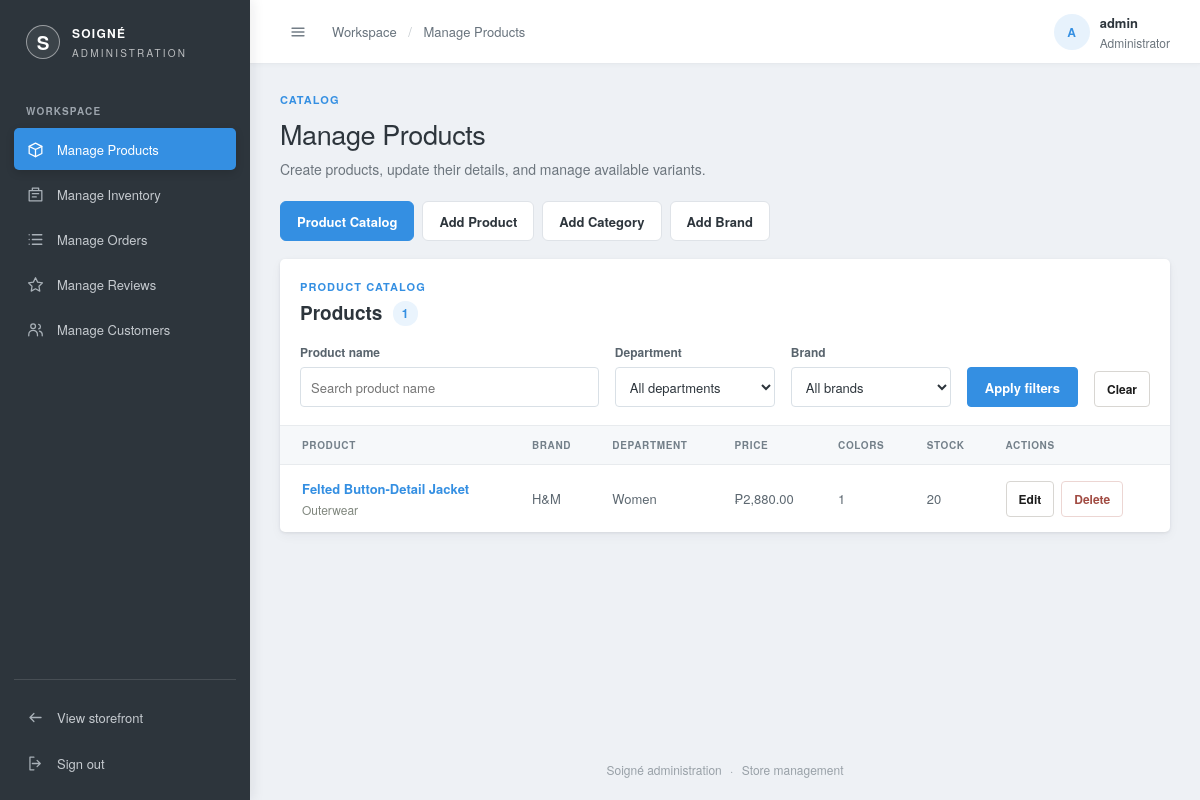
/admin/manage-products/ (signed in), run on the app's committed database.
### tables this page shows
CREATE TABLE products (
  product_id  INT AUTO_INCREMENT PRIMARY KEY,
  supplier_id INT NOT NULL,
  name        VARCHAR(150)  NOT NULL,
  category_id INT NULL,
  department  ENUM('men','women','kids') NOT NULL DEFAULT 'men',
  price       DECIMAL(10,2) NOT NULL,
  description TEXT,
  created_at  DATETIME DEFAULT CURRENT_TIMESTAMP,
  INDEX idx_department (department),
  INDEX idx_products_category_id (category_id),
  FOREIGN KEY (supplier_id) REFERENCES suppliers(supplier_id),
  FOREIGN KEY (category_id) REFERENCES categories(category_id)
    ON UPDATE CASCADE
    ON DELETE SET NULL
);

CREATE TABLE categories (
  category_id INT AUTO_INCREMENT PRIMARY KEY,
  name        VARCHAR(50) NOT NULL UNIQUE
);

CREATE TABLE suppliers (
  supplier_id INT AUTO_INCREMENT PRIMARY KEY,
  name        VARCHAR(120) NOT NULL UNIQUE,
  image       VARCHAR(255) NULL
);

### admin/manage-products/index.php (the view, shortened to what this page needs)
<?php
require_once("../includes/bootstrap.php");
$product_search = trim($_GET['search'] ?? '');
$product_where = "WHERE 1 = 1";
$products = mysqli_fetch_all(mysqli_query($conn,
    "SELECT p.product_id, p.name, c.name AS category, p.department, p.price, s.name AS supplier_name,
            COUNT(DISTINCT pc.product_color_id) AS color_count,
            (SELECT COUNT(*)
             FROM order_items oi
             JOIN product_variants order_variant ON order_variant.variant_id = oi.variant_id
             JOIN product_colors order_color ON order_color.product_color_id = order_variant.product_color_id
             WHERE order_color.product_id = p.product_id) AS order_count,
            COALESCE(SUM(v.stock), 0) AS stock_count
     FROM products p
     JOIN suppliers s ON s.supplier_id = p.supplier_id
     LEFT JOIN categories c ON c.category_id = p.category_id
     LEFT JOIN product_colors pc ON pc.product_id = p.product_id
     LEFT JOIN product_variants v ON v.product_color_id = pc.product_color_id
     $product_where
     GROUP BY p.product_id, p.name, c.name, p.department, p.price, s.name
     ORDER BY p.product_id DESC"
), MYSQLI_ASSOC);
$product_total = count($products);
include("../includes/header.php");
?>
<section class="admin-page-heading">
  <div><p class="admin-eyebrow">CATALOG</p><h1>Manage Products</h1><p>Create products, update their details, and manage available variants.</p></div>
</section>
<div class="admin-panel-tabs catalog-tabs" role="radiogroup" aria-label="Product panels">
  <label for="catalog-view-products">Product Catalog</label>
  <label for="catalog-view-create">Add Product</label>
  <label for="catalog-view-category">Add Category</label>
  <label for="catalog-view-brand">Add Brand</label>
<section class="manage-panel manage-list-panel catalog-products-panel">
  <div class="manage-panel-heading"><div><p class="admin-eyebrow">PRODUCT CATALOG</p><h2>Products <span class="manage-count"><?php echo $product_total; ?></span></h2></div></div>
  <form method="get" class="inventory-filters product-catalog-filters" aria-label="Filter product catalog">
    <label class="inventory-search">Product name<input type="search" name="search" value="<?php echo htmlspecialchars($product_search); ?>" placeholder="Search product name"></label>
    <label>Department<select name="department"><option value="">All departments</option></select></label>
    <label>Brand<select name="supplier_id"><option value="">All brands</option></select></label>
    <button class="admin-button" type="submit">Apply filters</button>
    <a class="manage-small-button" href="<?php echo BASE_URL; ?>admin/manage-products/?catalog_view=products">Clear</a>
  </form>
  <?php if ($products) { ?>
    <div class="admin-table-wrap"><table class="admin-table">
      <thead><tr><th>Product</th><th>Brand</th><th>Department</th><th>Price</th><th>Colors</th><th>Stock</th><th>Actions</th></tr></thead>
      <tbody><?php foreach ($products as $product) { ?>
        <tr>
          <td class="order-number"><?php echo htmlspecialchars($product['name']); ?><small class="manage-secondary"><?php echo htmlspecialchars($product['category'] ?? 'Uncategorized'); ?></small></td>
          <td><?php echo htmlspecialchars($product['supplier_name']); ?></td>
          <td><?php echo htmlspecialchars(ucfirst($product['department'])); ?></td>
          <td><?php echo '₱' . number_format($product['price'], 2); ?></td>
          <td><?php echo (int)$product['color_count']; ?></td>
          <td><?php echo (int)$product['stock_count']; ?></td>
          <td><div class="manage-row-actions">
            <a class="manage-small-button" href="<?php echo BASE_URL; ?>admin/manage-products/edit.php?id=<?php echo (int)$product['product_id']; ?>">Edit</a>
            <?php if ((int)$product['order_count'] === 0) { ?>
              <form method="post" novalidate>
                <button class="manage-small-button is-danger" type="submit">Delete</button>
              </form>
            <?php } else { ?>
              <span class="manage-secondary">Has orders</span>
            <?php } ?>
          </div></td>
        </tr>
      <?php } ?></tbody>
    </table></div>
  <?php } else { ?><p class="manage-empty">No products yet. Use the Add Product panel to add your first product.</p><?php } ?>
</section>
</div>
<?php include("../includes/footer.php"); ?>

### admin/styles/admin.css (style rules this page uses)
:root { --admin-ink: #2d353c; --admin-muted: #6c757d; --admin-line: #dfe3e8; --admin-paper: #ffffff; --admin-canvas: #eef1f5; --admin-accent: #348fe2; --admin-accent-dark: #2178c4; --admin-font: "Helvetica Neue", Helvetica, Arial, sans-serif; }
* { box-sizing: border-box; }
body { margin: 0; font-family: var(--admin-font); color: var(--admin-ink); }
a { color: inherit; text-decoration: none; }
.admin-eyebrow { margin: 0 0 10px; color: var(--admin-accent); font-size: 11px; font-weight: 700; letter-spacing: 1.6px; }
.admin-button { min-height: 40px; display: inline-flex; justify-content: center; align-items: center; gap: 8px; padding: 0 17px; border: 1px solid var(--admin-ink); border-radius: 11px; background: var(--admin-ink); color: #fff; box-shadow: 0 2px 4px rgba(28,28,28,.12), inset 0 1px 0 rgba(255,255,255,.16); font-size: 13px; font-weight: 700; cursor: pointer; transition: box-shadow .15s ease, transform .15s ease, background .15s ease, border-color .15s ease; }
.admin-dashboard-body { min-height: 100vh; background: var(--admin-canvas); }
.admin-page-heading { display: flex; align-items: center; justify-content: space-between; gap: 20px; margin-bottom: 25px; }
.admin-page-heading .admin-eyebrow { margin-bottom: 7px; }
.admin-page-heading h1 { margin: 0; font-family: var(--admin-font); font-size: 29px; font-weight: 600; letter-spacing: -.4px; }
.admin-page-heading > div > p:last-child { margin: 6px 0 0; color: var(--admin-muted); font-size: 14px; }
.admin-table-wrap { width: 100%; overflow-x: auto; }
.admin-table { width: 100%; border-collapse: collapse; text-align: left; white-space: nowrap; }
.admin-table th { padding: 12px 15px; border-top: 1px solid #f0f1ee; border-bottom: 1px solid #f0f1ee; background: #faf9f7; color: #77736d; font-size: 11px; font-weight: 700; letter-spacing: .45px; text-transform: uppercase; }
.admin-table th:first-child, .admin-table td:first-child { padding-left: 20px; }
.admin-table td { padding: 14px 15px; border-bottom: 1px solid #f1f2ef; color: #626262; font-size: 13px; }
.admin-table tbody tr:last-child td { border-bottom: 0; }
.admin-table .order-number { color: #404b3e; font-weight: 700; }
body.admin-dashboard-body { background: var(--admin-canvas); color: #2d353c; font-size: 14px; -webkit-font-smoothing: antialiased; }
.admin-page-heading { margin-bottom: 22px; }
.admin-page-heading h1 { color: #2d353c; font-size: 27px; font-weight: 500; }
.admin-eyebrow { color: #348fe2; letter-spacing: 1.1px; }
.admin-button { border-color: #348fe2; border-radius: 4px; background: #348fe2; box-shadow: none; font-weight: 600; }
.admin-table th { border-color: #e8ebee; background: #f6f8fa; color: #74808a; font-size: 10px; letter-spacing: .65px; }
.admin-table td { border-color: #edf0f2; color: #5d6871; }
.admin-table .order-number { color: #348fe2; }

### data on the page
products: name "Felted Button-Detail Jacket", category.name "Outerwear", supplier.name "H&M", department "Women", price "2,880.00", color_count "1", stock_count "20"

### other printed values
$admin_page_title "Manage Products"
substr($admin_header_name, 0, 1) "A"
$admin_header_name "admin"
$product_total "1"
